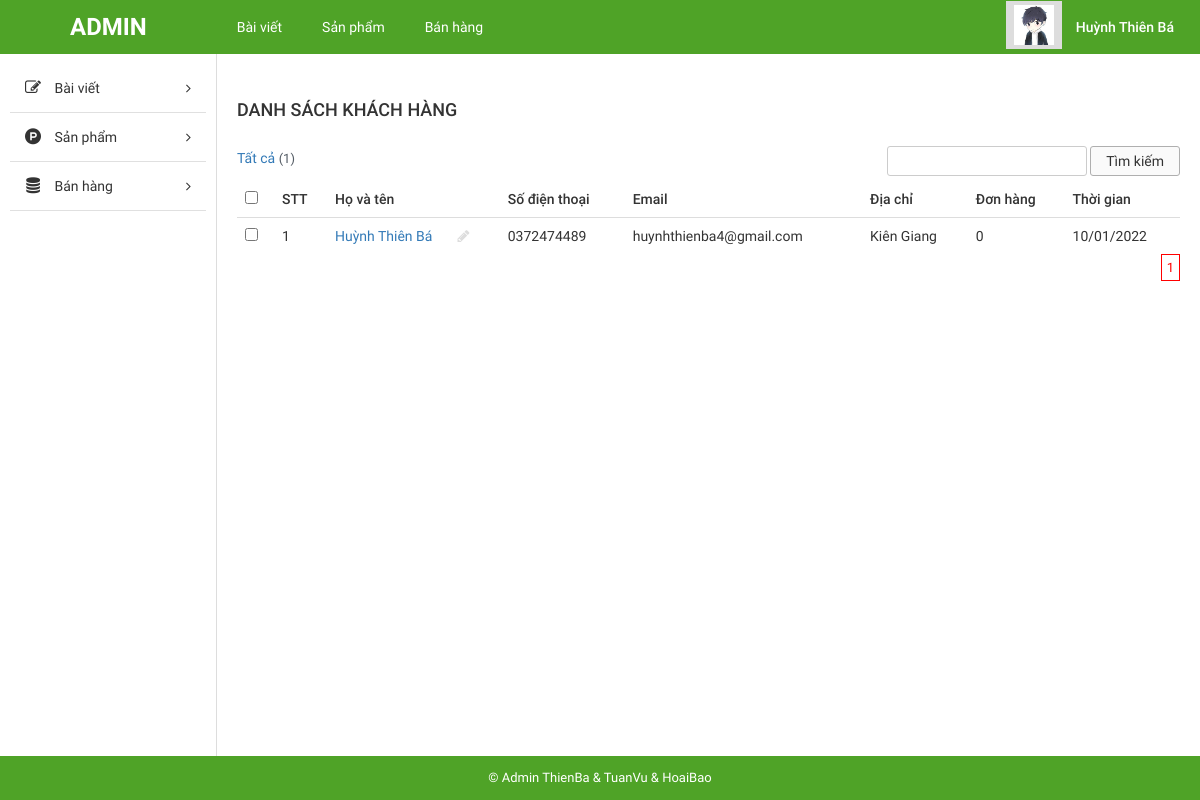
The page /admin/index.php?mod=order&action=list_customer (signed in) on the database as committed earlier.
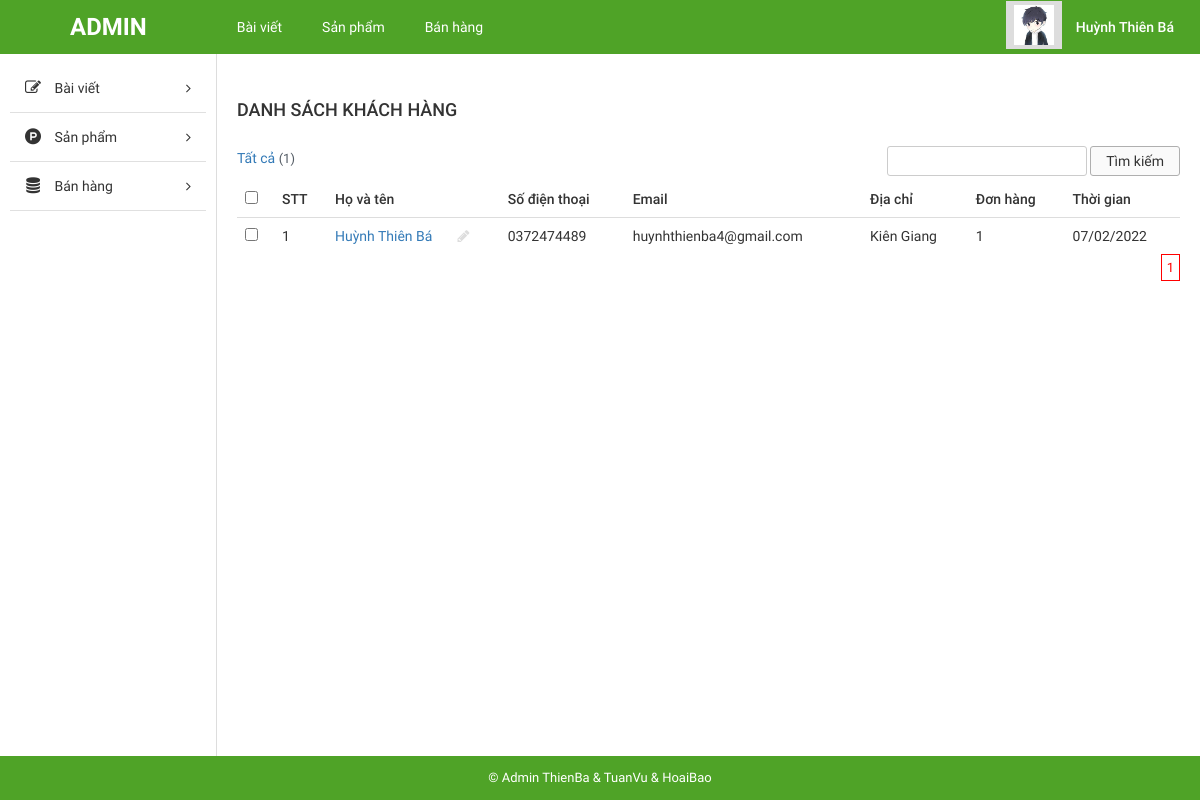
The same page on the database as committed later.
### tables this page shows
CREATE TABLE `tbl_customer` (
  `customer_id` int(11) NOT NULL,
  `order_id` int(11) NOT NULL,
  `name` varchar(100) NOT NULL,
  `phone_number` varchar(11) NOT NULL,
  `email` varchar(100) NOT NULL,
  `address` varchar(300) NOT NULL,
  `update_date` int(11) DEFAULT NULL,
  `date_order` int(11) DEFAULT NULL,
  `notice` text DEFAULT NULL
);

### admin/libraries/database.php (called while the page is built, shortened)
<?php
function db_query($query_string) {
    global $conn;
    $result = mysqli_query($conn, $query_string);
    return $result;
}
function db_fetch_array($query_string) {
    $result = array();
    $mysqli_result = db_query($query_string);
    while ($row = mysqli_fetch_assoc($mysqli_result)) {
        $result[] = $row;
    }
    return $result;
}
function db_num_rows($query_string) {
    $mysqli_result = db_query($query_string);
	return mysqli_num_rows($mysqli_result);
}

### admin/modules/order/controllers/indexController.php (called while the page is built, shortened)
<?php
function list_customerAction()
{
    $num_row = db_num_rows("SELECT * FROM `tbl_customer`");
    $total_row = $num_row;
    $num_per_page = 5;
    $num_page = ceil($total_row / $num_per_page);
    $page = isset($_GET['page']) ? (int)$_GET['page'] : 1;
    $start = ($page - 1) * $num_per_page;
    $list_customer = get_list_customer($start, $num_per_page);
    foreach ($list_customer as &$customer) {
        $customer['url_update'] = "?mod=order&action=update_customer&id={$customer['customer_id']}";
    }
    $data['list_customer'] = $list_customer;
    load_view("list_customer", $data);
}

### admin/core/router.php (called while the page is built, shortened)
<?php
$action_name = get_action().'Action';
call_function(array('construct', $action_name));

### admin/core/appload.php (called while the page is built, shortened)
<?php
require CONFIGPATH . DIRECTORY_SEPARATOR . 'database.php';
require LIBPATH . DIRECTORY_SEPARATOR . 'database.php';
require COREPATH . DIRECTORY_SEPARATOR . 'base.php';
require COREPATH . DIRECTORY_SEPARATOR . 'router.php';

### admin/index.php (called while the page is built, shortened)
<?php
require COREPATH.DIRECTORY_SEPARATOR.'appload.php';

### admin/modules/order/models/indexModel.php (called while the page is built, shortened)
<?php
    function get_list_customer($start, $num_per_page){
        return db_fetch_array("SELECT * FROM `tbl_customer` LIMIT {$start}, {$num_per_page}");
    }

### admin/helper/users.php (called while the page is built, shortened)
<?php
    function is_login(){
        if(isset($_SESSION['is_login'])){
            return true;
        }
        return false;
    }
    function info_user($field = 'id'){
        $list_user = db_fetch_array("SELECT * FROM `tbl_users`");
        foreach($list_user as $user){
            if(isset($_SESSION['is_login'])){
                if($user['username'] == $_SESSION['user_login']){
                    if(array_key_exists($field, $user)){
                        return $user[$field];
                    }
                }
            }
        }
    }
?>

### admin/modules/order/views/list_customerView.php (the view, shortened to what the changed rows need)
<?php
get_header();
global $num_page, $start, $page, $result_search;
?>
<div id="main-content-wp" class="list-product-page">
    <div class="wrap clearfix">
        <div id="content" class="fl-right">
            <div class="section" id="title-page">
                <div class="clearfix">
                    <h3 id="index" class="fl-left">Danh sách khách hàng</h3>
                </div>
            </div>
            <div class="section" id="detail-page">
                <div class="section-detail">
                    <div class="filter-wp clearfix">
                        <ul class="post-status fl-left">
                            <li class="all"><a href="">Tất cả <span class="count">(<?php echo count($list_customer); ?>)</span></a></li>
                        </ul>
                        <form method="POST" class="form-s fl-right">
                            <input type="text" name="search" id="search" value="<?php if (!empty($_POST['search']) && ($_POST['btn_search'])) echo $_POST['search']; ?>">
                            <input type="submit" name="btn_search" value="Tìm kiếm">
                        </form>
                    </div>
                    <div class="table-responsive">
                        <?php
                        if ((!isset($_POST['btn_search']) || empty($_POST['search'])) && (!isset($_POST['btn_search_status']) || empty($_POST['status']))) {
                            if (!empty($list_customer)) {
                        ?>
                                <table class="table list-table-wp">
                                    <thead>
                                        <tr>
                                            <td><input type="checkbox" name="checkAll" id="checkAll"></td>
                                            <td><span class="thead-text">STT</span></td>
                                            <td><span class="thead-text">Họ và tên</span></td>
                                            <td><span class="thead-text">Số điện thoại</span></td>
                                            <td><span class="thead-text">Email</span></td>
                                            <td><span class="thead-text">Địa chỉ</span></td>
                                            <td><span class="thead-text">Đơn hàng</span></td>
                                            <td><span class="thead-text">Thời gian</span></td>
                                        </tr>
                                    </thead>
                                    <tbody>
                                        <?php
                                        $count = $start;
                                        foreach ($list_customer as $customer) {
                                            $count++;
                                        ?>
                                            <tr>
                                                <td><input type="checkbox" name="checkItem" class="checkItem"></td>
                                                <td><span class="tbody-text"><?php echo $count; ?></h3></span>
                                                <td>
                                                    <div class="tb-title fl-left">
                                                        <a href="<?php echo $customer['url_update']; ?>" title=""><?php echo $customer['name']; ?></a>
                                                    </div>
                                                    <ul class="list-operation fl-right">
                                                        <li><a href="<?php echo $customer['url_update']; ?>" title="Sửa" class="edit"><i class="fa fa-pencil" aria-hidden="true"></i></a>
                                                        </li>
                                                    </ul>
                                                </td>
                                                <td><span class="tbody-text"><?php echo $customer['phone_number']; ?></span></td>
                                                <td><span class="tbody-text"><?php echo $customer['email']; ?></span></td>
                                                <td><span class="tbody-text"><?php echo $customer['address']; ?></span></td>
                                                <td><span class="tbody-text"><?php echo $customer['order_id']; ?></span></td>
                                                <td><span class="tbody-text"><?php echo date('d/m/Y', $customer['date_order']); ?></span>
                                                </td>
                                            </tr>
                                    </tbody>
                                <?php } ?>
                                </table>
                        <?php
                            }
                        }
                        ?>
                    </div>
                </div>
            </div>
            <div class="section" id="paging-wp">
                <div class="section-detail clearfix">
                    <?php
                    if ((!isset($_POST['btn_search']) || empty($_POST['search'])) && (!isset($_POST['btn_search_status']) || empty($_POST['status']))) {
                        echo get_pagging($num_page, $page, "?mod=order&action=list_customer");
                    }
                    ?>
                </div>
            </div>
        </div>
    </div>
</div>

### admin/core/base.php (shortened to what the changed rows need)
<?php
function get_module() {
    global $config;
    $module = isset($_GET['mod']) ? $_GET['mod'] : $config['default_module'];
    return $module;
}
function call_function($list_function = array()) {
    if (is_array($list_function)) {
        foreach ($list_function as $f) {
            if (function_exists($f())) {
                $f();
            }
        }
    }
}
function load_view($name, $data_send = array()) {
    $data = $data_send;
    $path = MODULESPATH . DIRECTORY_SEPARATOR . get_module() . DIRECTORY_SEPARATOR . 'views' . DIRECTORY_SEPARATOR . $name . 'View.php';
    if (file_exists($path)) {
        require $path;
    } else {
        echo "Không tìm thấy {$path}";
    }
}
function get_header($name = '') {
    if (empty($name)) {
        $name = 'header';
    } else {
        $name = "header-{$name}";
    }
    $path = LAYOUTPATH . DIRECTORY_SEPARATOR . $name . '.php';
    if (file_exists($path)) {
        require $path;
    } else {
        echo "Không tìm thấy {$path}";
    }
}
function get_footer($name = '') {
    global $data;
    if (empty($name)) {
        $name = 'footer';
    } else {
        $name = "footer-{$name}";
    }
    $path = LAYOUTPATH . DIRECTORY_SEPARATOR . $name . '.php';
    if (file_exists($path)) {
        if (is_array($data)) {
            foreach ($data as $key => $a) {
                $$key = $a;
            }
        }
        require $path;
    } else {
        echo "Không tìm thấy {$path}";
    }
}
function get_sidebar($name = '') {
    global $data;
    if (empty($name)) {
        $name = 'sidebar';
    } else {
        $name = "sidebar-{$name}";
    }
    $path = LAYOUTPATH . DIRECTORY_SEPARATOR . $name . '.php';
    if (file_exists($path)) {
        if (is_array($data)) {
            foreach ($data as $key => $a) {
                $$key = $a;
            }
        }
        require $path;
    } else {
        echo "Không tìm thấy {$path}";
    }
}
?>

Rows that differ between the two databases and show on the page:
changed tbl_customer "Huỳnh Thiên Bá": order "0" → "1"; date_order "10/01/2022" → "07/02/2022"
